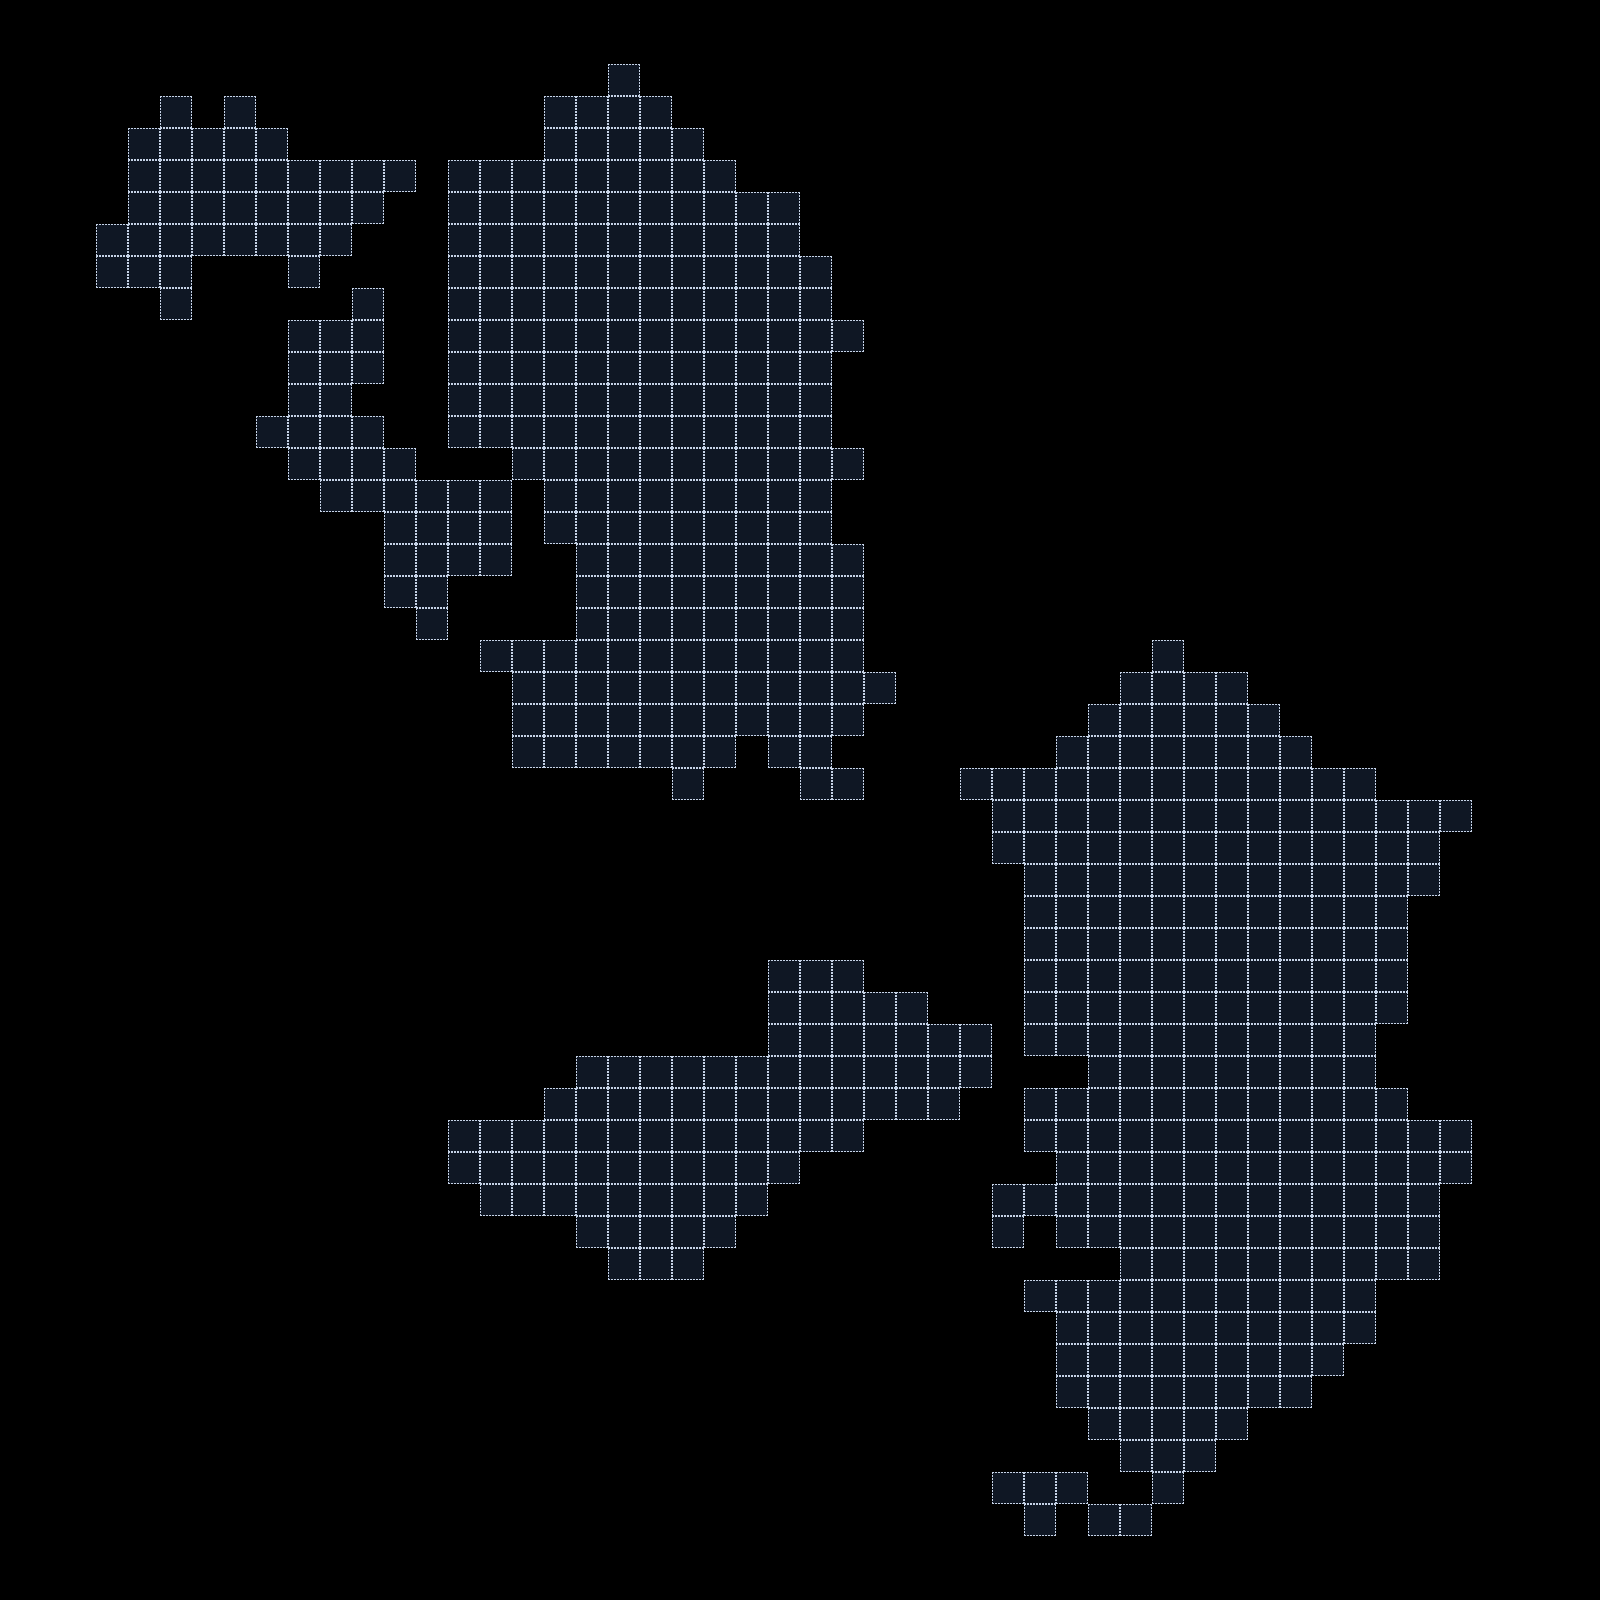

Rendered tile map (Tiled .tmx) drawn with the repository's tilesets; below, a short description and the map source with its tile grids summarised:
An orthogonal 50x50 tile map with 32x32 px tiles, 2 tile layers (Incheon, Grid_Incheon).

<map version="1.0" orientation="orthogonal" renderorder="right-down" width="50" height="50" tilewidth="32" tileheight="32" nextobjectid="1">
 <tileset firstgid="1" name="tileset_1" tilewidth="32" tileheight="32" tilecount="35" columns="7">
  <image source="assets/tileset_1.png" width="240" height="160" />
 </tileset>
 <layer name="Incheon" width="50" height="50">
  <data>[2500 cells, 641 non-empty, 1 distinct tile ids]</data>
 </layer>
 <layer name="Grid_Incheon" width="50" height="50">
  <data>[2500 cells, 641 non-empty, 1 distinct tile ids]</data>
 </layer>
</map>
